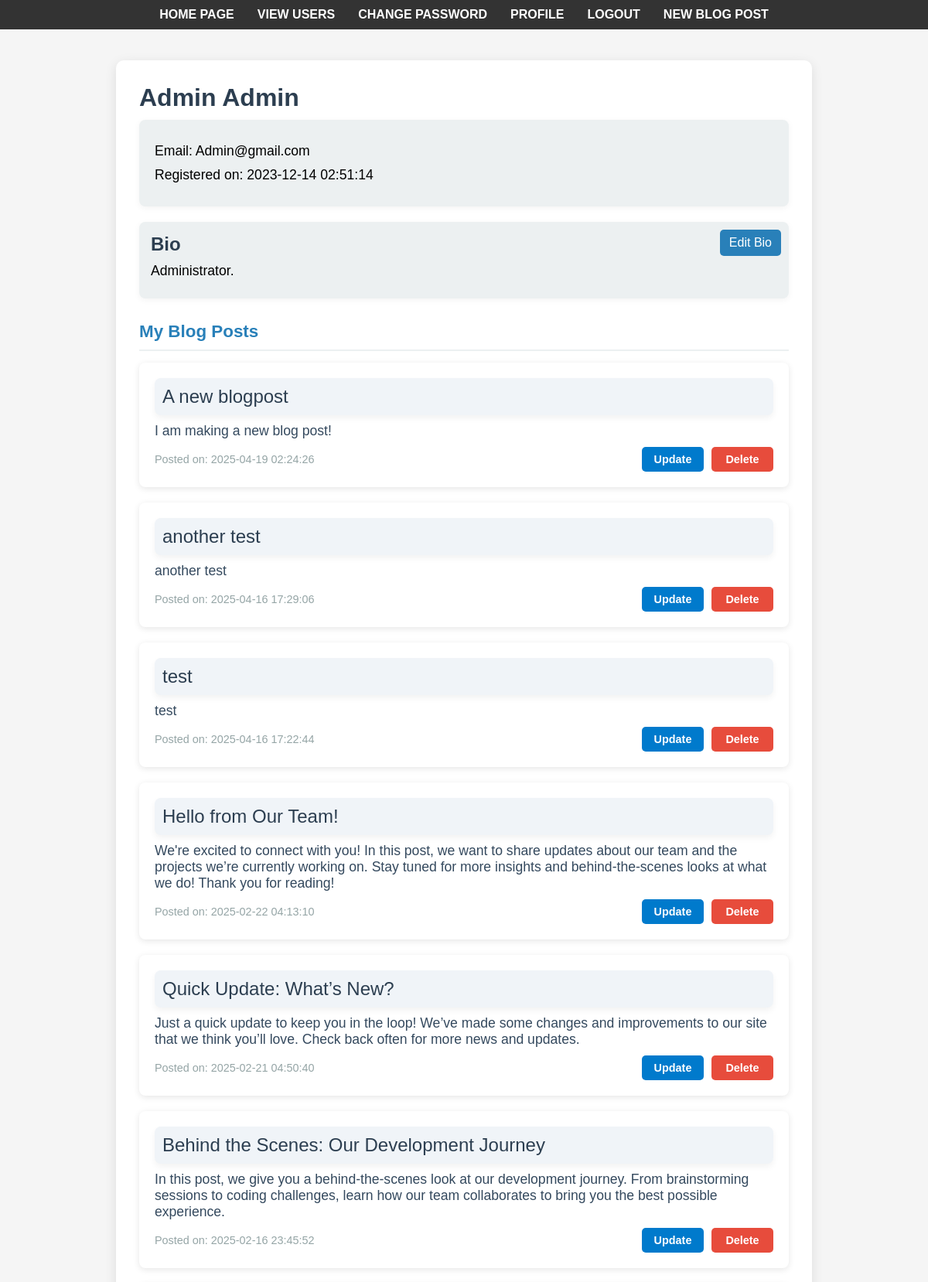
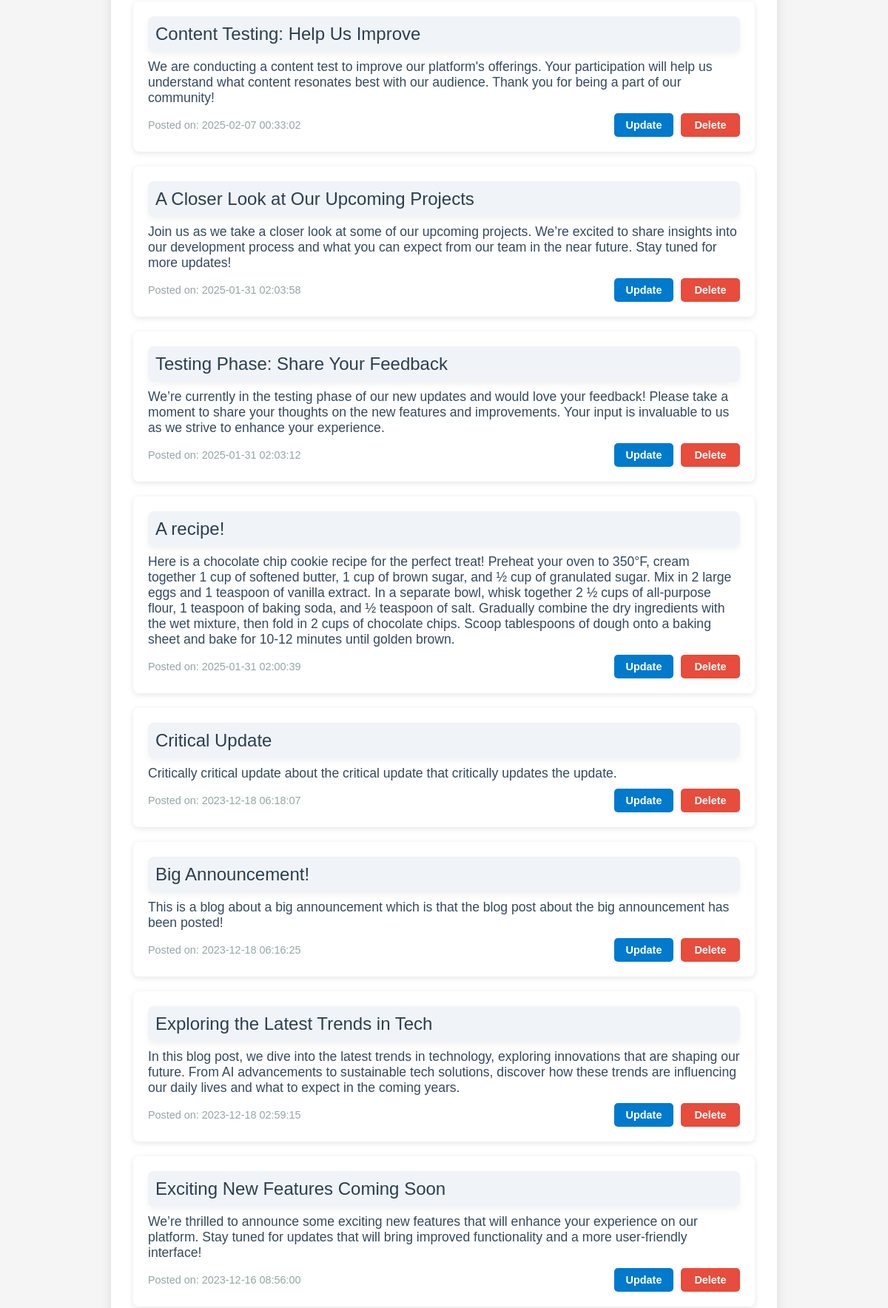
The app's page /profile.php (signed in, upper part) with its own data (2 pictures, top to bottom).
### tables this page shows
CREATE TABLE `users` (
  `user_id` int NOT NULL,
  `first_name` varchar(255) NOT NULL,
  `last_name` varchar(255) NOT NULL,
  `email` varchar(255) NOT NULL,
  `pass` char(64) NOT NULL,
  `registration_date` timestamp NOT NULL DEFAULT CURRENT_TIMESTAMP,
  `bio` text
);

CREATE TABLE `blogposts` (
  `blogpost_id` int NOT NULL,
  `user_id` int NOT NULL,
  `blogpost_title` varchar(255) NOT NULL,
  `blogpost_body` text NOT NULL,
  `blogpost_timestamp` timestamp NOT NULL DEFAULT CURRENT_TIMESTAMP
);

### profile.php (the view, shortened to what this page needs)
<?php
include('header.php');
?>
<link rel="stylesheet" type="text/css" href="profile.css">
<div class="wrapper">
    <div class="content">
        <?php
        if (isset($_SESSION['user_id'])) {
            $user_id = $_SESSION['user_id'];
            if (isset($_GET['user_id'])) {
                $profile_user_id = (int) $_GET['user_id'];
            } else {
                $profile_user_id = $user_id;
            }
            require('mysqli_connect.php');
            mysqli_select_db($dbc, 'klibowi2_capstone');
            $q = "SELECT first_name, last_name, email, registration_date, bio FROM users WHERE user_id = $profile_user_id";
            $r = @mysqli_query($dbc, $q);
            $row = mysqli_fetch_array($r, MYSQLI_ASSOC);
            if ($row) {
                echo '<div class="profile-container">';
                echo '<div style="position: relative;">';
                echo '<h1>' . $row['first_name'] . ' ' . $row['last_name'] . '</h1>';
                echo '</div>';
                echo '<div class="content-box">';
                echo '<p>Email: ' . $row['email'] . '</p>';
                echo '<p>Registered on: ' . $row['registration_date'] . '</p>';
                echo '</div>';
                echo '<div class="bio-container">';
                echo '<h2>Bio</h2>';
                if ($row['bio']) {
                    echo '<p>' . $row['bio'] . '</p>';
                } else {
                    echo '<p>No bio available.</p>';
                }
                if ($user_id == $profile_user_id || $user_id == 2) {
                    echo '<a href="edit_bio.php?user_id=' . htmlspecialchars($profile_user_id) . '" class="edit-bio-btn">Edit Bio</a>';
                }
                echo '</div>';
                echo '<div class="section blog-posts">';
                echo '<h2>My Blog Posts</h2>';
                $q_posts = "SELECT blogpost_id, blogpost_title, blogpost_body, blogpost_timestamp, user_id FROM blogposts WHERE user_id = $profile_user_id ORDER BY blogpost_timestamp DESC";
                $r_posts = @mysqli_query($dbc, $q_posts);
                if (mysqli_num_rows($r_posts) > 0) {
                    while ($post = mysqli_fetch_array($r_posts, MYSQLI_ASSOC)) {
                        echo '<div class="post">';
                        echo '<div class="post-header">' . $post['blogpost_title'] . '</div>';
                        echo '<div class="post-body">' . $post['blogpost_body'] . '</div>';
                        echo '<div class="post-footer"><span class="timestamp">Posted on: ' . $post['blogpost_timestamp'] . '</span>';
                        if ($user_id == $post['user_id']) {
                            echo "<div class='btn-group'>";
                            echo "<a class='btn btn-update' href='update.php?blogpost_id=" . $post['blogpost_id'] . "'>Update</a>";
                            echo "<a class='btn btn-delete' href='delete.php?delete_id=" . $post['blogpost_id'] . "'>Delete</a>";
                            echo "</div>";
                        }
                        echo '</div>';
                        echo '</div>';
                    }
                } else {
                    echo '<p>No blog posts found.</p>';
                }
                echo '</div>';
                echo '</div>';
            } else {
                echo '<p class="error">User not found.</p>';
            }
        } else {
            echo '<p class="error">You are not logged in.</p>';
        }
        ?>
    </div>
    <?php include('footer.php');  ?>
</div>

### header.css (style rules this page uses)
body { font-family: Arial, sans-serif; margin: 0; padding: 0; background-color: #f4f4f4; }

### profile.css (style rules this page uses)
html, body { height: 100%; margin: 0; padding: 0; font-family: Arial, sans-serif; background-color: #f5f5f5; }
.wrapper { min-height: 100%; position: relative; }
.content { padding-bottom: 50px; }
h1, h2 { color: #2c3e50; margin-bottom: 10px; font-weight: bold; }
p { font-size: 1.1em; margin: 10px 0; }
.profile-container { max-width: 900px; margin: 40px auto; padding: 30px; background-color: #fff; border-radius: 10px; box-shadow: 0 4px 15px rgba(0, 0, 0, 0.1); }
.section { margin-top: 30px; }
.section h2 { color: #2980b9; padding-bottom: 10px; font-size: 1.4em; margin-bottom: 15px; border-bottom: 2px solid #ecf0f1; }
.content-box { padding: 20px; background-color: #ecf0f1; border-radius: 8px; margin-bottom: 20px; box-shadow: 0 2px 8px rgba(0, 0, 0, 0.05); position: relative; }
.post, .comment { padding: 20px; background-color: #fff; border-radius: 8px; margin-bottom: 20px; box-shadow: 0 2px 8px rgba(0, 0, 0, 0.1); }
.post-header { font-size: 1.5em; color: #2c3e50; margin-bottom: 10px; background-color: #f0f4f8; padding: 10px; border-radius: 8px; box-shadow: 0 4px 8px rgba(0, 0, 0, 0.05); }
.post-body { color: #34495e; font-size: 1.1em; margin-bottom: 10px; }
.post-footer, .comment-footer { display: flex; justify-content: space-between; align-items: center; font-size: 0.9em; color: #95a5a6; }
.btn-group { display: flex; gap: 10px; margin-left: auto; }
.btn { padding: 8px 12px; border-radius: 5px; text-decoration: none; color: white; font-weight: bold; cursor: pointer; width: 80px; text-align: center; }
.btn-update { background-color: #007ACC; }
.btn-delete { background-color: #e74c3c; }
.bio-container { margin-top: 20px; padding: 15px; background-color: #ecf0f1; border-radius: 8px; box-shadow: 0 2px 8px rgba(0, 0, 0, 0.05); position: relative; }
.edit-bio-btn { position: absolute; top: 10px; right: 10px; background-color: #2980b9; color: white; padding: 8px 12px; border-radius: 5px; border: none; cursor: pointer; text-decoration: none; z-index: 1; }

### footer.css (style rules this page uses)
* { margin: 0; padding: 0; box-sizing: border-box; }

### records on screen
users: first_name "Admin", last_name "Admin", email "Admin@gmail.com", registration_date "2023-12-14 02:51:14", bio "Administrator."
blogposts: blogpost_title "A new blogpost", blogpost_body "I am making a new blog post!", blogpost_timestamp "2025-04-19 02:24:26"
blogposts: blogpost_title "another test", blogpost_body "another test", blogpost_timestamp "2025-04-16 17:29:06"
blogposts: blogpost_title "test", blogpost_body "test", blogpost_timestamp "2025-04-16 17:22:44"
blogposts: blogpost_title "Hello from Our Team!", blogpost_body "We're excited to connect with you! In this post, we want to share updates about our team and the projects we’re currently working on. Stay tuned for more insights and behind-the-scenes looks at what we do! Thank you for reading!", blogpost_timestamp "2025-02-22 04:13:10"
blogposts: blogpost_title "Quick Update: What’s New?", blogpost_body "Just a quick update to keep you in the loop! We’ve made some changes and improvements to our site that we think you’ll love. Check back often for more news and updates.", blogpost_timestamp "2025-02-21 04:50:40"
blogposts: blogpost_title "Behind the Scenes: Our Development Journey", blogpost_body "In this post, we give you a behind-the-scenes look at our development journey. From brainstorming sessions to coding challenges, learn how our team collaborates to bring you the best possible experience.", blogpost_timestamp "2025-02-16 23:45:52"
blogposts: blogpost_title "Content Testing: Help Us Improve", blogpost_body "We are conducting a content test to improve our platform's offerings. Your participation will help us understand what content resonates best with our audience. Thank you for being a part of our community!", blogpost_timestamp "2025-02-07 00:33:02"
blogposts: blogpost_title "A Closer Look at Our Upcoming Projects", blogpost_body "Join us as we take a closer look at some of our upcoming projects. We’re excited to share insights into our development process and what you can expect from our team in the near future. Stay tuned for more updates!", blogpost_timestamp "2025-01-31 02:03:58"
blogposts: blogpost_title "Testing Phase: Share Your Feedback", blogpost_body "We’re currently in the testing phase of our new updates and would love your feedback! Please take a moment to share your thoughts on the new features and improvements. Your input is invaluable to us as we strive to enhance your experience.", blogpost_timestamp "2025-01-31 02:03:12"
blogposts: blogpost_title "A recipe!", blogpost_body "Here is a chocolate chip cookie recipe for the perfect treat! Preheat your oven to 350°F, cream together 1 cup of softened butter, 1 cup of brown sugar, and ½ cup of granulated sugar. Mix in 2 large eggs and 1 teaspoon of vanilla extract. In a separate bowl, whisk together 2 ½ cups of all-purpose flour, 1 teaspoon of baking soda, and ½ teaspoon of salt. Gradually combine the dry ingredients with the wet mixture, then fold in 2 cups of chocolate chips. Scoop tablespoons of dough onto a baking sheet and bake for 10-12 minutes until golden brown.", blogpost_timestamp "2025-01-31 02:00:39"
blogposts: blogpost_title "Critical Update", blogpost_body "Critically critical update about the critical update that critically updates the update.", blogpost_timestamp "2023-12-18 06:18:07"
blogposts: blogpost_title "Big Announcement!", blogpost_body "This is a blog about a big announcement which is that the blog post about the big announcement has been posted!", blogpost_timestamp "2023-12-18 06:16:25"
blogposts: blogpost_title "Exploring the Latest Trends in Tech", blogpost_body "In this blog post, we dive into the latest trends in technology, exploring innovations that are shaping our future. From AI advancements to sustainable tech solutions, discover how these trends are influencing our daily lives and what to expect in the coming years.", blogpost_timestamp "2023-12-18 02:59:15"
blogposts: blogpost_title "Exciting New Features Coming Soon", blogpost_body "We’re thrilled to announce some exciting new features that will enhance your experience on our platform. Stay tuned for updates that will bring improved functionality and a more user-friendly interface!", blogpost_timestamp "2023-12-16 08:56:00"
